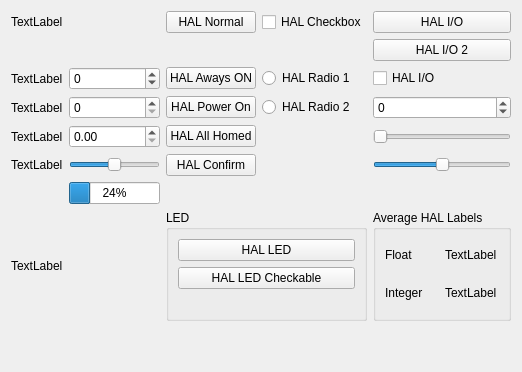
      <widget class="QWidget" name="tab_3">
       <attribute name="title">
        <string>HAL</string>
       </attribute>
       <layout class="QGridLayout" name="gridLayout_10">
        <item row="0" column="0">
         <widget class="QLabel" name="label_20">
          <property name="text">
           <string>TextLabel</string>
          </property>
          <property name="function" stdset="0">
           <string>hal_pin</string>
          </property>
          <property name="pin_name" stdset="0">
           <string>hal-bit-lb</string>
          </property>
          <property name="hal_type" stdset="0">
           <string>HAL_BIT</string>
          </property>
         </widget>
        </item>
        <item row="7" column="3" colspan="2">
         <widget class="QGroupBox" name="groupBox_20">
          <property name="title">
           <string>LED</string>
          </property>
          <layout class="QVBoxLayout" name="verticalLayout_10">
           <item>
            <widget class="QPushButton" name="pushButton_13">
             <property name="text">
              <string>HAL LED</string>
             </property>
             <property name="function" stdset="0">
              <string>hal_led_button</string>
             </property>
             <property name="pin_name" stdset="0">
              <string>hal-led-pb</string>
             </property>
            </widget>
           </item>
           <item>
            <widget class="QPushButton" name="pushButton_14">
             <property name="text">
              <string>HAL LED Checkable</string>
             </property>
             <property name="checkable">
              <bool>true</bool>
             </property>
             <property name="function" stdset="0">
              <string>hal_led_button</string>
             </property>
             <property name="pin_name" stdset="0">
              <string>hal-led-checkable-pb</string>
             </property>
            </widget>
           </item>
           <item>
            <widget class="QLabel" name="label_43">
             <property name="text">
              <string/>
             </property>
             <property name="hal_led" stdset="0">
              <bool>false</bool>
             </property>
             <property name="pin_name" stdset="0">
              <string>hal-led-lb</string>
             </property>
             <property name="function" stdset="0">
              <string>hal_led</string>
             </property>
            </widget>
           </item>
          </layout>
         </widget>
        </item>
        <item row="2" column="3">
         <widget class="QPushButton" name="pushButton">
          <property name="text">
           <string>HAL Aways ON</string>
          </property>
          <property name="function" stdset="0">
           <string>hal_pin</string>
          </property>
          <property name="pin_name" stdset="0">
           <string>hal-aways-on-pb</string>
          </property>
          <property name="always_on" stdset="0">
           <bool>true</bool>
          </property>
         </widget>
        </item>
        <item row="2" column="0">
         <widget class="QLabel" name="label_22">
          <property name="text">
           <string>TextLabel</string>
          </property>
          <property name="function" stdset="0">
           <string>hal_pin</string>
          </property>
          <property name="pin_name" stdset="0">
           <string>hal-s32-lb</string>
          </property>
          <property name="hal_type" stdset="0">
           <string>HAL_S32</string>
          </property>
         </widget>
        </item>
        <item row="4" column="3">
         <widget class="QPushButton" name="pushButton_9">
          <property name="text">
           <string>HAL All Homed</string>
          </property>
          <property name="function" stdset="0">
           <string>hal_pin</string>
          </property>
          <property name="pin_name" stdset="0">
           <string>hal-all-homed-pb</string>
          </property>
          <property name="all_homed" stdset="0">
           <bool>true</bool>
          </property>
         </widget>
        </item>
        <item row="4" column="0">
         <widget class="QLabel" name="label_24">
          <property name="text">
           <string>TextLabel</string>
          </property>
          <property name="function" stdset="0">
           <string>hal_pin</string>
          </property>
          <property name="pin_name" stdset="0">
           <string>hal-float-lb</string>
          </property>
          <property name="hal_type" stdset="0">
           <string>HAL_FLOAT</string>
          </property>
         </widget>
        </item>
        <item row="0" column="4">
         <widget class="QCheckBox" name="checkBox_11">
          <property name="text">
           <string>HAL Checkbox</string>
          </property>
          <property name="function" stdset="0">
           <string>hal_pin</string>
          </property>
          <property name="pin_name" stdset="0">
           <string>hal-cb</string>
          </property>
         </widget>
        </item>
        <item row="6" column="1">
         <widget class="QProgressBar" name="progressBar">
          <property name="value">
           <number>24</number>
          </property>
          <property name="function" stdset="0">
           <string>hal_pin</string>
          </property>
          <property name="pin_name" stdset="0">
           <string>hal-pb</string>
          </property>
         </widget>
        </item>
        <item row="7" column="5">
         <widget class="QGroupBox" name="groupBox_30">
          <property name="title">
           <string>Average HAL Labels</string>
          </property>
          <layout class="QGridLayout" name="gridLayout_33">
           <item row="0" column="0">
            <widget class="QLabel" name="label_55">
             <property name="text">
              <string>Float</string>
             </property>
            </widget>
           </item>
           <item row="1" column="0">
            <widget class="QLabel" name="label_56">
             <property name="text">
              <string>Integer</string>
             </property>
            </widget>
           </item>
           <item row="1" column="1">
            <widget class="QLabel" name="label_54">
             <property name="text">
              <string>TextLabel</string>
             </property>
             <property name="function" stdset="0">
              <string>hal_avr_i</string>
             </property>
             <property name="pin_name" stdset="0">
              <string>hal-avr-i-lb</string>
             </property>
             <property name="hal_type" stdset="0">
              <string>HAL_U32</string>
             </property>
            </widget>
           </item>
           <item row="0" column="1">
            <widget class="QLabel" name="label_26">
             <property name="text">
              <string>TextLabel</string>
             </property>
             <property name="function" stdset="0">
              <string>hal_avr_f</string>
             </property>
             <property name="pin_name" stdset="0">
              <string>hal-avr-f-lb</string>
             </property>
            </widget>
           </item>
          </layout>
         </widget>
        </item>
        <item row="7" column="0">
         <widget class="QLabel" name="label_27">
          <property name="text">
           <string>TextLabel</string>
          </property>
          <property name="function" stdset="0">
           <string>hal_msl</string>
          </property>
          <property name="pin_name" stdset="0">
           <string>hal-ms-lb</string>
          </property>
          <property name="text_0" stdset="0">
           <string>Zero</string>
          </property>
          <property name="text_1" stdset="0">
           <string>One</string>
          </property>
          <property name="text_2" stdset="0">
           <string>Too</string>
          </property>
         </widget>
        </item>
        <item row="2" column="5">
         <widget class="QCheckBox" name="checkBox_12">
          <property name="text">
           <string>HAL I/O</string>
          </property>
          <property name="function" stdset="0">
           <string>hal_io</string>
          </property>
          <property name="pin_name" stdset="0">
           <string>hal-io-cb</string>
          </property>
         </widget>
        </item>
        <item row="4" column="1">
         <widget class="QDoubleSpinBox" name="doubleSpinBox">
          <property name="function" stdset="0">
           <string>hal_pin</string>
          </property>
          <property name="pin_name" stdset="0">
           <string>hal-dbl-sb</string>
          </property>
         </widget>
        </item>
        <item row="3" column="1">
         <widget class="QSpinBox" name="spinBox_2">
          <property name="function" stdset="0">
           <string>hal_pin</string>
          </property>
          <property name="pin_name" stdset="0">
           <string>hal-u32-sb</string>
          </property>
          <property name="hal_type" stdset="0">
           <string>HAL_U32</string>
          </property>
         </widget>
        </item>
        <item row="5" column="0">
         <widget class="QLabel" name="label_25">
          <property name="text">
           <string>TextLabel</string>
          </property>
          <property name="function" stdset="0">
           <string>hal_pin</string>
          </property>
          <property name="pin_name" stdset="0">
           <string>hal-bool-tf-lb</string>
          </property>
          <property name="true_text" stdset="0">
           <string>I'm ON</string>
          </property>
          <property name="false_text" stdset="0">
           <string>I'm Broken</string>
          </property>
         </widget>
        </item>
        <item row="3" column="3">
         <widget class="QPushButton" name="pushButton_8">
          <property name="text">
           <string>HAL Power On</string>
          </property>
          <property name="function" stdset="0">
           <string>hal_pin</string>
          </property>
          <property name="pin_name" stdset="0">
           <string>hal-power-on-pb</string>
          </property>
          <property name="state_on" stdset="0">
           <bool>true</bool>
          </property>
         </widget>
        </item>
        <item row="3" column="5">
         <widget class="QSpinBox" name="spinBox_3">
          <property name="minimum">
           <number>-99</number>
          </property>
          <property name="function" stdset="0">
           <string>hal_io</string>
          </property>
          <property name="pin_name" stdset="0">
           <string>hal-io-sb</string>
          </property>
          <property name="hal_type" stdset="0">
           <string>HAL_S32</string>
          </property>
         </widget>
        </item>
        <item row="0" column="3">
         <widget class="QPushButton" name="pushButton_7">
          <property name="text">
           <string>HAL Normal</string>
          </property>
          <property name="function" stdset="0">
           <string>hal_pin</string>
          </property>
          <property name="pin_name" stdset="0">
           <string>hal-normal-pb</string>
          </property>
         </widget>
        </item>
        <item row="5" column="1">
         <widget class="QSlider" name="horizontalSlider">
          <property name="minimum">
           <number>-99</number>
          </property>
          <property name="orientation">
           <enum>Qt::Horizontal</enum>
          </property>
          <property name="function" stdset="0">
           <string>hal_pin</string>
          </property>
          <property name="pin_name" stdset="0">
           <string>hal-s32-sd</string>
          </property>
          <property name="hal_type" stdset="0">
           <string>HAL_S32</string>
          </property>
         </widget>
        </item>
        <item row="3" column="4">
         <widget class="QRadioButton" name="radioButton_12">
          <property name="text">
           <string>HAL Radio 2</string>
          </property>
          <property name="function" stdset="0">
           <string>hal_pin</string>
          </property>
          <property name="pin_name" stdset="0">
           <string>hal-rb2</string>
          </property>
         </widget>
        </item>
        <item row="0" column="5">
         <widget class="QPushButton" name="pushButton_11">
          <property name="text">
           <string>HAL I/O</string>
          </property>
          <property name="checkable">
           <bool>true</bool>
          </property>
          <property name="function" stdset="0">
           <string>hal_io</string>
          </property>
          <property name="pin_name" stdset="0">
           <string>hal-io-pb</string>
          </property>
         </widget>
        </item>
        <item row="8" column="3">
         <spacer name="verticalSpacer_6">
          <property name="orientation">
           <enum>Qt::Vertical</enum>
          </property>
          <property name="sizeHint" stdset="0">
           <size>
            <width>20</width>
            <height>40</height>
           </size>
          </property>
         </spacer>
        </item>
        <item row="2" column="1">
         <widget class="QSpinBox" name="spinBox">
          <property name="minimum">
           <number>-99</number>
          </property>
          <property name="function" stdset="0">
           <string>hal_pin</string>
          </property>
          <property name="pin_name" stdset="0">
           <string>hal-s32-sb</string>
          </property>
          <property name="hal_type" stdset="0">
           <string>HAL_S32</string>
          </property>
         </widget>
        </item>
        <item row="5" column="3">
         <widget class="QPushButton" name="pushButton_10">
          <property name="text">
           <string>HAL Confirm</string>
          </property>
          <property name="checkable">
           <bool>true</bool>
          </property>
          <property name="function" stdset="0">
           <string>hal_pin</string>
          </property>
          <property name="pin_name" stdset="0">
           <string>hal-confirm-pb</string>
          </property>
          <property name="confirm" stdset="0">
           <bool>true</bool>
          </property>
         </widget>
        </item>
        <item row="2" column="4">
         <widget class="QRadioButton" name="radioButton_11">
          <property name="text">
           <string>HAL Radio 1</string>
          </property>
          <property name="function" stdset="0">
           <string>hal_pin</string>
          </property>
          <property name="pin_name" stdset="0">
           <string>hal-rb1</string>
          </property>
         </widget>
        </item>
        <item row="4" column="5">
         <widget class="QSlider" name="horizontalSlider_2">
          <property name="maximum">
           <number>100</number>
          </property>
          <property name="orientation">
           <enum>Qt::Horizontal</enum>
          </property>
          <property name="function" stdset="0">
           <string>hal_io</string>
          </property>
          <property name="pin_name" stdset="0">
           <string>hal-io-u32-sd</string>
          </property>
          <property name="hal_type" stdset="0">
           <string>HAL_U32</string>
          </property>
         </widget>
        </item>
        <item row="3" column="0">
         <widget class="QLabel" name="label_23">
          <property name="text">
           <string>TextLabel</string>
          </property>
          <property name="function" stdset="0">
           <string>hal_pin</string>
          </property>
          <property name="pin_name" stdset="0">
           <string>hal-u32-lb</string>
          </property>
          <property name="hal_type" stdset="0">
           <string>HAL_U32</string>
          </property>
         </widget>
        </item>
        <item row="1" column="5">
         <widget class="QPushButton" name="pushButton_15">
          <property name="text">
           <string>HAL I/O 2</string>
          </property>
          <property name="checkable">
           <bool>true</bool>
          </property>
          <property name="function" stdset="0">
           <string>hal_io</string>
          </property>
          <property name="pin_name" stdset="0">
           <string>hal-io-pb2</string>
          </property>
         </widget>
        </item>
        <item row="5" column="5">
         <widget class="QSlider" name="horizontalSlider_3">
          <property name="minimum">
           <number>-100</number>
          </property>
          <property name="maximum">
           <number>100</number>
          </property>
          <property name="orientation">
           <enum>Qt::Horizontal</enum>
          </property>
          <property name="function" stdset="0">
           <string>hal_io</string>
          </property>
          <property name="pin_name" stdset="0">
           <string>hal-io-s32-sd</string>
          </property>
          <property name="hal_type" stdset="0">
           <string>HAL_S32</string>
          </property>
         </widget>
        </item>
       </layout>
      </widget>
